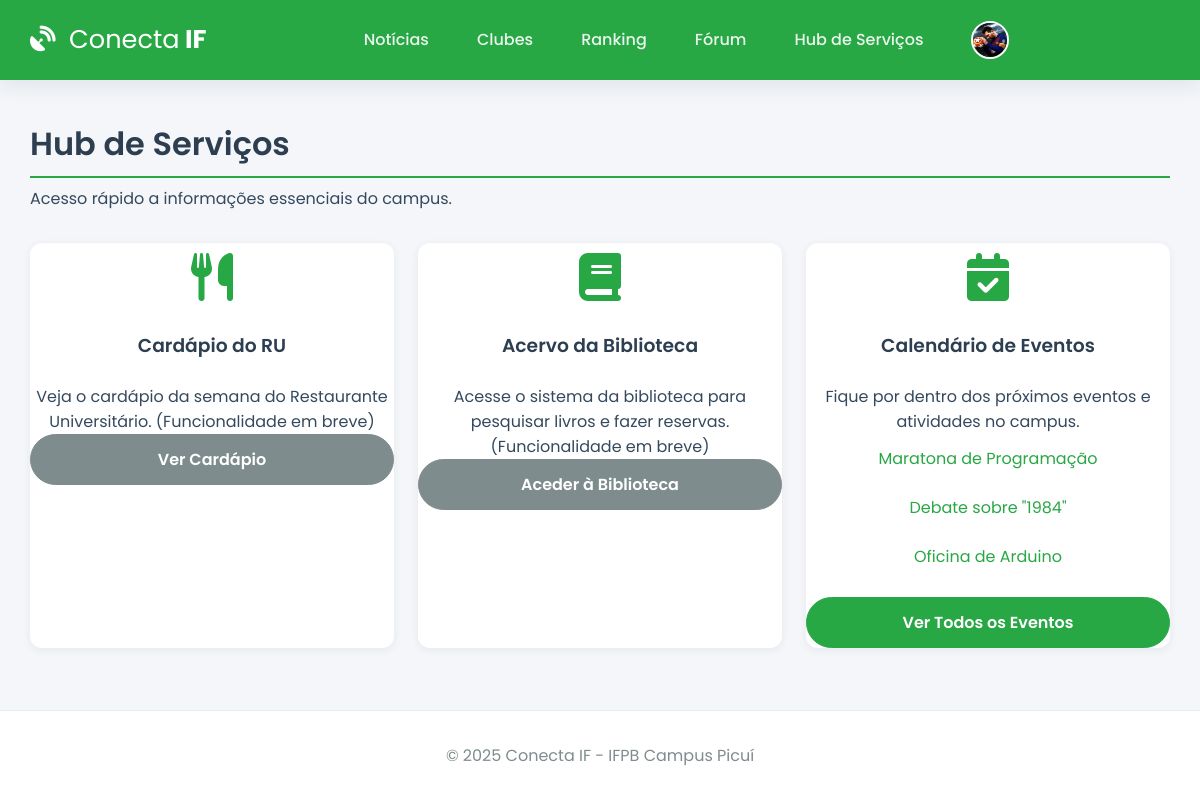
/hub_servicos (signed in), run on the app's committed database.
### app.py (models this page shows, shortened)
class User(db.Model):
    id = db.Column(db.Integer, primary_key=True)
    email = db.Column(db.String(120), unique=True, nullable=False)
    username = db.Column(db.String(12), unique=True, nullable=False)
    password_hash = db.Column(db.String(256), nullable=False)
    image_file = db.Column(db.String(100), nullable=False, default='default.jpg')
    eventos_inscritos = db.relationship('Evento', secondary=inscricao_evento_tabela, back_populates='alunos_inscritos', lazy='dynamic')
    clubes_membro = db.relationship('Clube', secondary=membros_clube_tabela, back_populates='membros', lazy='dynamic')
    topicos_criados = db.relationship('ForumTopico', backref='autor', lazy='dynamic', cascade="all, delete-orphan")
    posts_criados = db.relationship('ForumPost', backref='autor', lazy='dynamic', cascade="all, delete-orphan")

class Evento(db.Model):
    id = db.Column(db.Integer, primary_key=True)
    titulo = db.Column(db.String(200), nullable=False)
    descricao = db.Column(db.Text, nullable=False)
    vagas = db.Column(db.Integer, nullable=False)
    data_evento = db.Column(db.DateTime, nullable=False, default=lambda: datetime.now(timezone.utc))
    clube_id = db.Column(db.Integer, db.ForeignKey('clube.id'), nullable=False)
    alunos_inscritos = db.relationship('User', secondary=inscricao_evento_tabela, back_populates='eventos_inscritos', lazy='dynamic')
    noticias = db.relationship('Noticia', backref='evento', lazy='dynamic', cascade="all, delete-orphan")

### app.py (the view)
@app.route('/hub_servicos')
@login_required
def hub_servicos():
    eventos_futuros = Evento.query.filter(Evento.vagas > 0).order_by(Evento.data_evento.asc()).limit(3).all()
    return render_template('hub_servicos.html', eventos_futuros=eventos_futuros)

### app.py (called while the page is built)
@app.before_request
def load_logged_in_user():
    user_id = session.get('user_id')
    g.user = User.query.get(user_id) if user_id else None
    if user_id and g.user is None:
        session.clear()

def login_required(f):
    @wraps(f)
    def decorated_function(*args, **kwargs):
        if g.user is None:
            flash('Você precisa fazer login para acessar esta página.', 'warning')
            return redirect(url_for('login'))
        return f(*args, **kwargs)
    return decorated_function

@app.context_processor
def inject_user_and_year():
    return dict(current_user_data=g.user, current_year=datetime.now(timezone.utc).year)

### templates/hub_servicos.html (shortened to what this page needs)
{% extends 'base.html' %}
{% block content %}
    <h1 class="page-header">Hub de Serviços</h1>
    <p class="lead text-muted" style="margin-top: -1rem; margin-bottom: 2rem;">Acesso rápido a informações essenciais do campus.</p>
    <div class="hub-grid">
        <div class="card hub-card">
            <div class="hub-card-icon">
                <i class="fas fa-utensils"></i>
            </div>
            <h3>Cardápio do RU</h3>
            <p>Veja o cardápio da semana do Restaurante Universitário. (Funcionalidade em breve)</p>
            <a href="#" class="btn btn-secondary" disabled>Ver Cardápio</a>
        </div>
        <div class="card hub-card">
            <div class="hub-card-icon">
                <i class="fas fa-book"></i>
            </div>
            <h3>Acervo da Biblioteca</h3>
            <p>Acesse o sistema da biblioteca para pesquisar livros e fazer reservas. (Funcionalidade em breve)</p>
            <a href="#" class="btn btn-secondary" disabled>Aceder à Biblioteca</a>
        </div>
        <div class="card hub-card">
            <div class="hub-card-icon">
                <i class="fas fa-calendar-check"></i>
            </div>
            <h3>Calendário de Eventos</h3>
            <p>Fique por dentro dos próximos eventos e atividades no campus.</p>
            {% for evento in eventos_futuros %}
                <a href="{{ url_for('detalhe_evento', evento_id=evento.id) }}" class="event-link">{{ evento.titulo }}</a>
            {% endfor %}
            <a href="{{ url_for('eventos') }}" class="btn" style="margin-top: 1rem;">Ver Todos os Eventos</a>
        </div>
    </div>
{% endblock %}

### templates/base.html (shortened to what this page needs)
<!DOCTYPE html>
<html lang="pt-br">
<head>
    <link rel="stylesheet" href="https://cdnjs.cloudflare.com/ajax/libs/font-awesome/6.5.2/css/all.min.css" />
    <link rel="stylesheet" href="{{ url_for('static', filename='css/style.css') }}">
</head>
<body>
    <header class="header">
        <div class="container">
            <nav class="navbar">
                <a class="navbar-brand" href="{{ url_for('noticias') if current_user_data else url_for('login') }}">
                    <i class="fas fa-satellite-dish"></i> <strong>Conecta</strong> IF
                </a>
                <div class="nav-links" id="nav-links">
                    {% if current_user_data %}
                        <a class="nav-item" href="{{ url_for('noticias') }}">Notícias</a>
                        <a class="nav-item" href="{{ url_for('clubes') }}">Clubes</a>
                        <a class="nav-item" href="{{ url_for('ranking') }}">Ranking</a>
                        <a class="nav-item" href="{{ url_for('forum') }}">Fórum</a>
                        <a class="nav-item" href="{{ url_for('hub_servicos') }}">Hub de Serviços</a>
                        <div class="nav-item user-menu">
                             <a class="user-menu-trigger" href="#">
                                 <img src="{{ url_for('static', filename='profile_pics/' + current_user_data.image_file) }}" class="nav-profile-image">
                                 <span>{{ current_user_data.username }}</span> <i class="fas fa-chevron-down dropdown-icon"></i>
                            </a>
                        </div>
                    {% else %}
                        <a href="{{ url_for('login') }}" class="nav-item">Entrar</a>
                        <a href="{{ url_for('register') }}" class="nav-item btn btn-outline">Registar</a>
                    {% endif %}
                </div>
            </nav>
        </div>
    </header>
    <main class="container">
        {% block content %}{% endblock %}
    </main>
    <footer class="footer">
        <p>&copy; {{ current_year }} Conecta IF - IFPB Campus Picuí</p>
    </footer>
</body>
</html>

### static/css/style.css (style rules this page uses)
:root { --ifpb-green: #28a745; --ifpb-green-dark: #218838; --dark-blue: #2c3e50; --light-gray: #ecf0f1; --medium-gray: #bdc3c7; --text-color: #34495e; --light-text: #7f8c8d; --background-color: #f4f6f9; --surface-color: #ffffff; --border-color: #e9ecef; --font-family-base: 'Poppins', sans-serif; --shadow-sm: 0 2px 8px rgba(44, 62, 80, 0.07); --shadow-md: 0 5px 20px rgba(44, 62, 80, 0.1); --border-radius: 12px; }
* { box-sizing: border-box; margin: 0; padding: 0; }
html { height: 100%; }
body { font-family: var(--font-family-base); background-color: var(--background-color); color: var(--text-color); display: flex; flex-direction: column; min-height: 100%; }
.container { width: 95%; max-width: 1200px; margin: 0 auto; }
main.container { flex-grow: 1; padding-top: 2.5rem; padding-bottom: 2.5rem; }
h1, h2, h3, h4 { font-weight: 600; color: var(--dark-blue); margin-bottom: 1.5rem; }
a { color: var(--ifpb-green); text-decoration: none; transition: color 0.2s; }
.header { background-color: var(--ifpb-green); padding: 0.8rem 0; box-shadow: var(--shadow-md); position: sticky; top: 0; z-index: 1000; }
.navbar { display: flex; justify-content: space-between; align-items: center; }
.navbar-brand { font-weight: 700; font-size: 1.6rem; color: var(--surface-color); }
.navbar-brand i { margin-right: 0.5rem; }
.navbar-brand strong { font-weight: 400; }
.nav-links { display: flex; align-items: center; gap: 1rem; }
.nav-item { color: rgba(255, 255, 255, 0.9); font-weight: 500; padding: 0.5rem 1rem; border-radius: var(--border-radius); transition: background-color 0.2s; }
.nav-profile-image { width: 38px; height: 38px; border-radius: 50%; margin-right: 10px; object-fit: cover; border: 2px solid var(--surface-color); }
.user-menu { position: relative; }
.user-menu-trigger { display: flex; align-items: center; cursor: pointer; }
.user-menu-trigger .dropdown-icon { font-size: 0.8em; margin-left: 0.5rem; transition: transform 0.2s; }
.card { background-color: var(--surface-color); border-radius: var(--border-radius); box-shadow: var(--shadow-sm); transition: all 0.3s ease-in-out; display: flex; flex-direction: column; height: 100%; }
.btn { background-color: var(--ifpb-green); border: 1px solid var(--ifpb-green); color: #fff; font-weight: 600; padding: 0.75rem 1.75rem; border-radius: 50px; transition: all 0.3s ease; cursor: pointer; text-align: center; display: inline-flex; align-items: center; gap: 0.5rem; justify-content: center; }
.btn.btn-secondary { background-color: var(--light-text); border-color: var(--light-text); }
.page-header { border-bottom: 2px solid var(--ifpb-green); padding-bottom: 0.5rem; }
.hub-grid { display: grid; grid-template-columns: repeat(auto-fill, minmax(300px, 1fr)); gap: 1.5rem; }
.hub-card { text-align: center; }
.hub-card-icon { font-size: 3rem; color: var(--ifpb-green); margin-bottom: 1rem; }
.hub-card .event-link { display: block; padding: 0.5rem; margin: 0.25rem 0; border-radius: var(--border-radius); transition: background-color 0.2s; }
.footer { padding: 2rem 0; background-color: var(--surface-color); text-align: center; margin-top: auto; border-top: 1px solid var(--border-color); }
.footer p { margin: 0; color: var(--light-text); }

### data on the page
User: image_file (picture)
Evento: titulo "Maratona de Programação"
Evento: titulo "Debate sobre \"1984\""
Evento: titulo "Oficina de Arduino"
